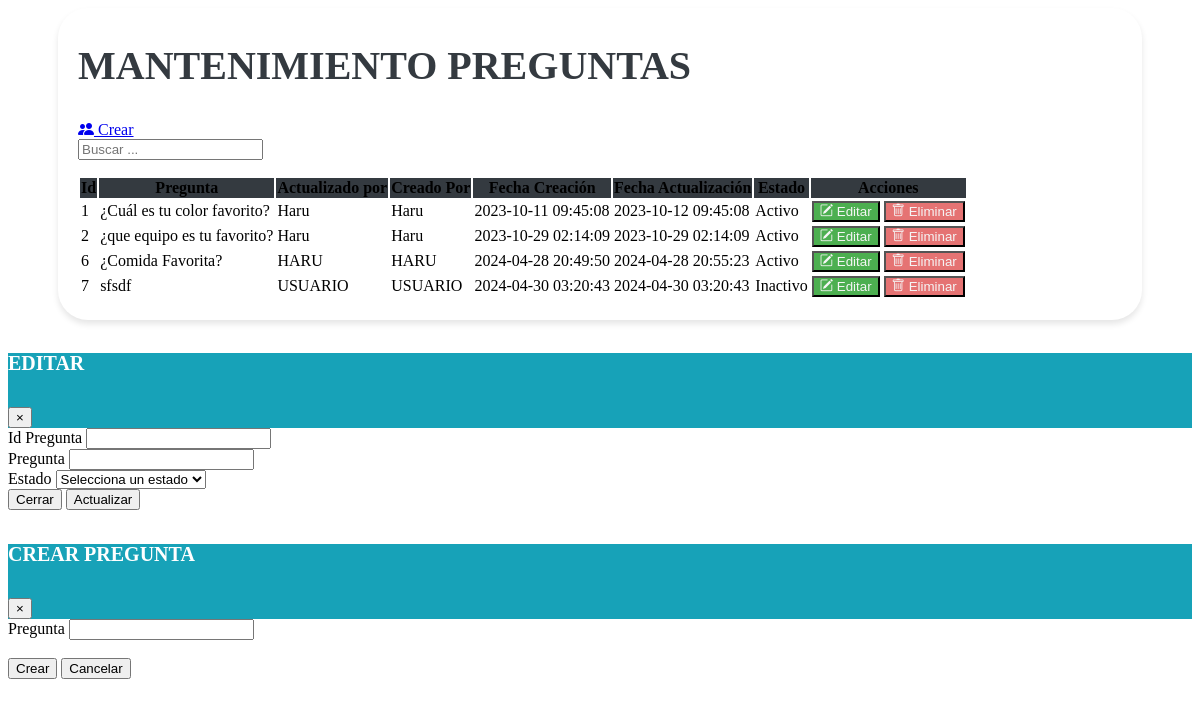
Page /vistas/Mantenimiento_preguntas.php (signed in) on the earlier database version.
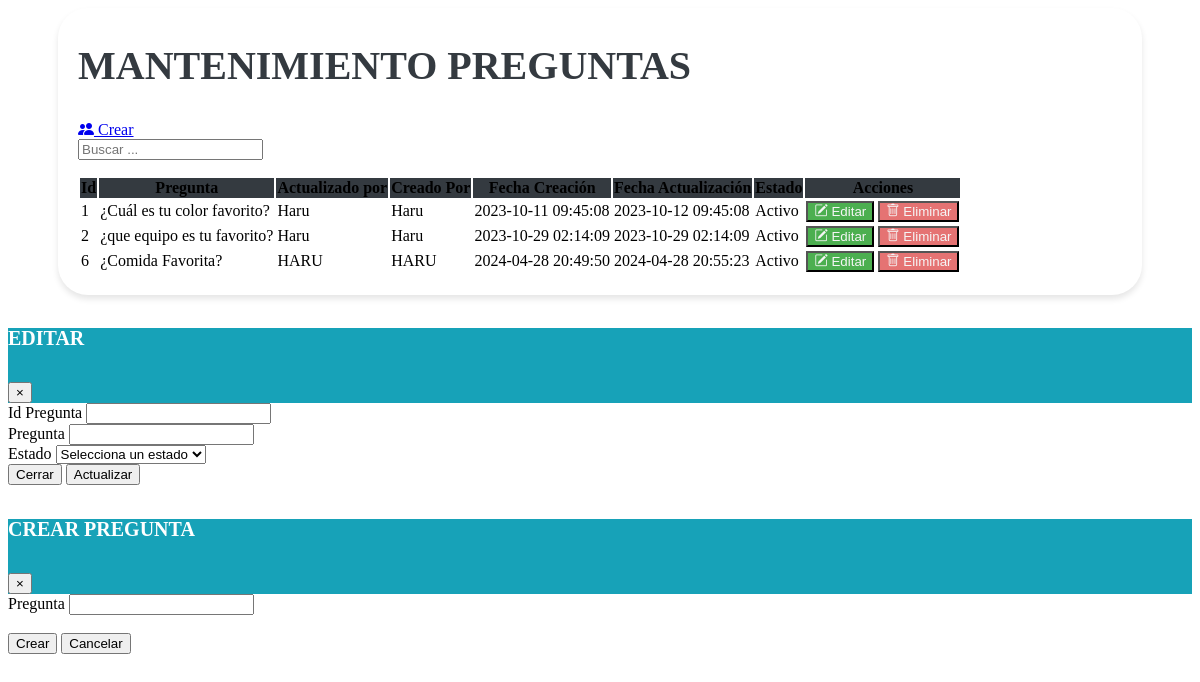
Same page on the later database version.
### tables this page shows
CREATE TABLE `preguntas` (
  `Id_pregunta` bigint(20) NOT NULL,
  `Pregunta` varchar(255) NOT NULL,
  `Creador_Por` varchar(40) NOT NULL,
  `Fecha_Creacion` timestamp NULL DEFAULT NULL,
  `Actualizado_Por` varchar(40) NOT NULL,
  `Fecha_Actualizacion` timestamp NULL DEFAULT NULL,
  `estado` enum('A','I') NOT NULL DEFAULT 'A'
);

### vistas/Mantenimiento_preguntas.php (the view, shortened to what the changed rows need)
<?php
 include "../php/conexion_be.php";
 $permiso_actualizacion = 2;
 $permiso_eliminacion = 2;
 if(isset($_SESSION['usuario'])) {
     $idRolUsuario = $_SESSION['usuario']['id_rol'];
     $sqlPermisos = "SELECT * FROM permisos WHERE Id_rol = $idRolUsuario AND id_objeto = 4";
     $resultadoPermisos = $conexion->query($sqlPermisos);
     if ($resultadoPermisos->num_rows > 0) {
         $filaPermisos = $resultadoPermisos->fetch_assoc();
         $permiso_actualizacion = $filaPermisos['permiso_actualizacion'];
         $permiso_eliminacion = $filaPermisos['permiso_eliminacion'];
     }
 }
?>
<link href="https://cdn.jsdelivr.net/npm/bootstrap-icons@1.10.0/font/bootstrap-icons.css" rel="stylesheet">
<link rel="stylesheet" href="assets/css/estilos.css">
<div class="containertable">
    <div class="d-flex justify-content-between align-items-end mb-4">
        <div>
            <h1 class="poppins-font mb-2">MANTENIMIENTO PREGUNTAS</h1>
            <br>
        </div>
    </div>
    <div class="table-responsive">
        <table class="table table-hover">
            <thead class="table-dark text-center" style="background-color: #343A40;">
                <tr>
                    <th scope="col">Id</th>
                    <th scope="col">Pregunta</th>
                    <th scope="col">Actualizado por</th>
                    <th scope="col">Creado Por</th>
                    <th scope="col">Fecha Creación</th>
                    <th scope="col">Fecha Actualización</th>
                    <th scope="col">Estado</th>
                    <th scope="col">Acciones</th>
                </tr>
            </thead>
            <tbody class="text-center">
                <?php
                include "../php/conexion_be.php";
                $sql = $conexion->query("SELECT * FROM preguntas");
                while ($datos = $sql->fetch_object()) { ?>
                    <tr>
                        <td><?= $datos->Id_pregunta ?></td>
                        <td><?= $datos->Pregunta ?></td>
                        <td><?= $datos->Actualizado_Por  ?></td>
                        <td><?= $datos->Creador_Por ?></td>
                        <td><?= $datos->Fecha_Creacion ?></td>
                        <td><?= $datos->Fecha_Actualizacion ?></td>
                        <td><?php
                            if ($datos->estado == "A") {
                                echo '<span class="badge bg-success">Activo</span>';
                            } else {
                                echo '<span class="badge bg-danger">Inactivo</span>';
                            }
                            ?></td>
                        <td>
                        <?php if ($permiso_actualizacion == 1) : ?>
                            <button type="button" class="btn btn-editar" data-toggle="modal" data-target="#modalEditar" onclick="abrirModalEditar
                            ('<?= $datos->Id_pregunta ?>', '<?= $datos->Pregunta ?>', '<?= $datos->estado ?>')">
                                <i class="bi bi-pencil-square"></i>
                                Editar
                            </button>
                            <?php endif; ?>
                            <?php if ($permiso_eliminacion == 1) : ?>
                            <form id="deleteForm" method="POST" action="modelos/delete_preg.php" style="display: inline;">
                                <button type="submit" class="btn btn-eliminar">
                                    <i class="bi bi-trash"></i>
                                    Eliminar
                                </button>
                            </form>
                            <?php endif; ?>
                        </td>
                    </tr>
                <?php }
                ?>
            </tbody>
        </table>
    </div>
</div>

Differences in the rows shown:
removed preguntas: Id_pregunta "7", Pregunta "sfsdf", Actualizado_Por "USUARIO", Creador_Por "USUARIO", Fecha_Creacion "2024-04-30 03:20:43", Fecha_Actualizacion "2024-04-30 03:20:43", estado "Inactivo"
